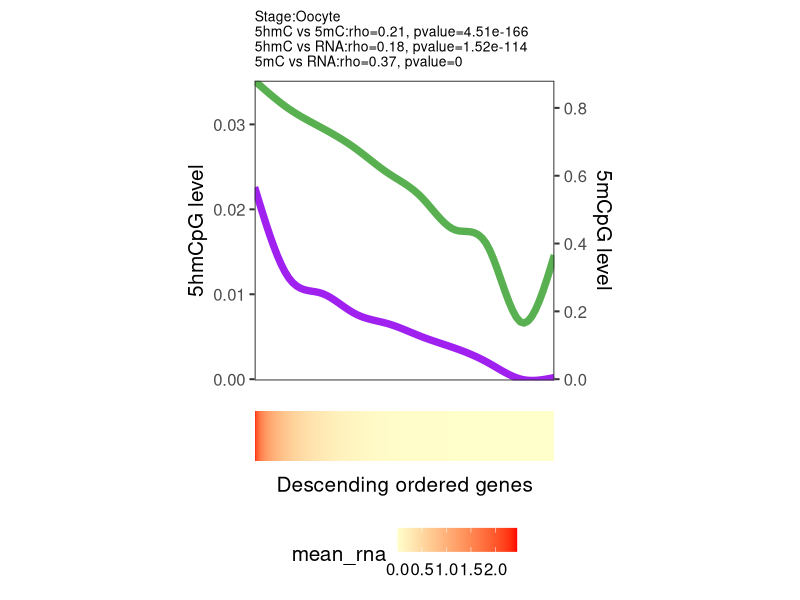
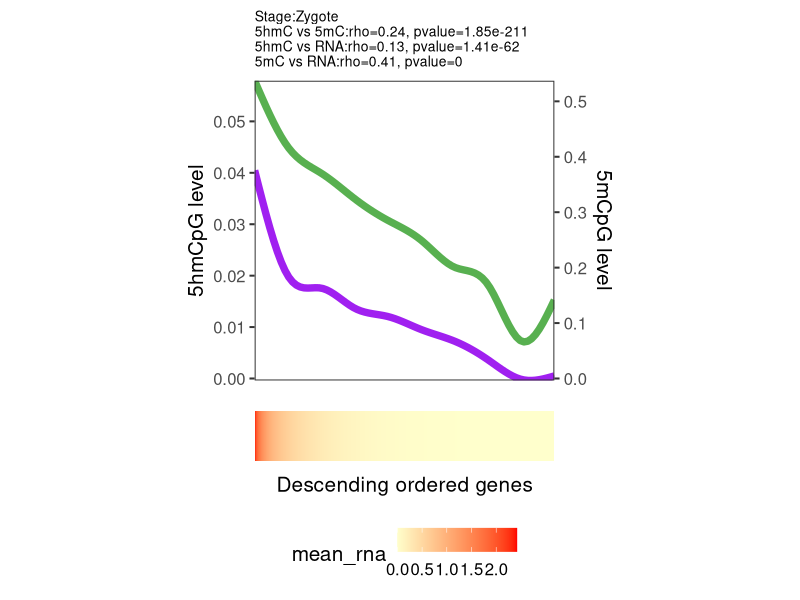
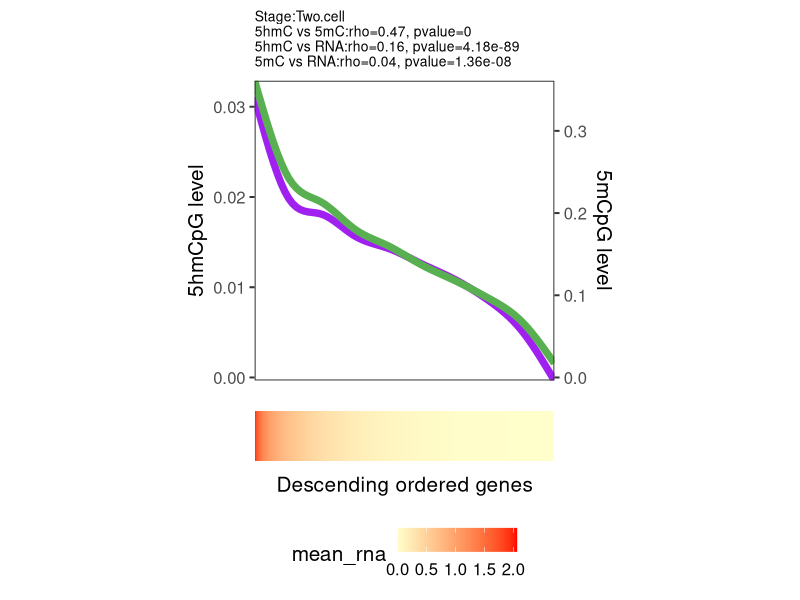
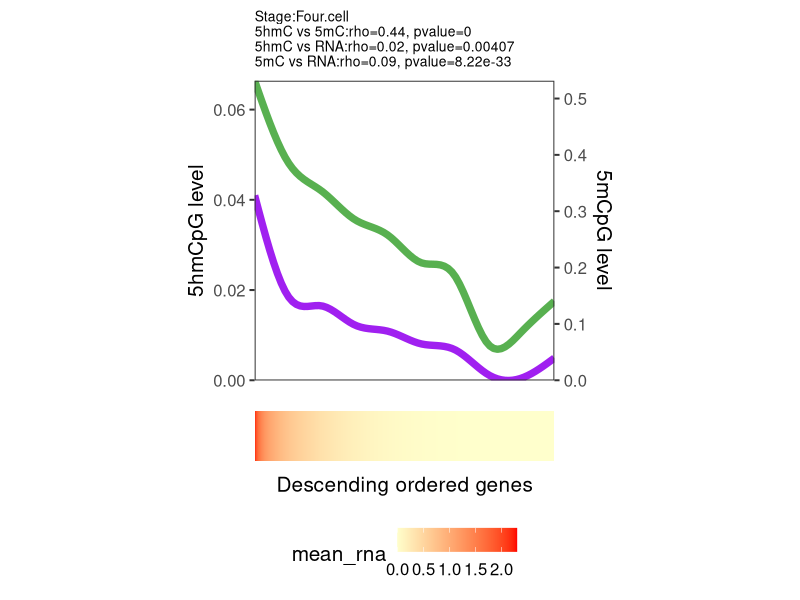
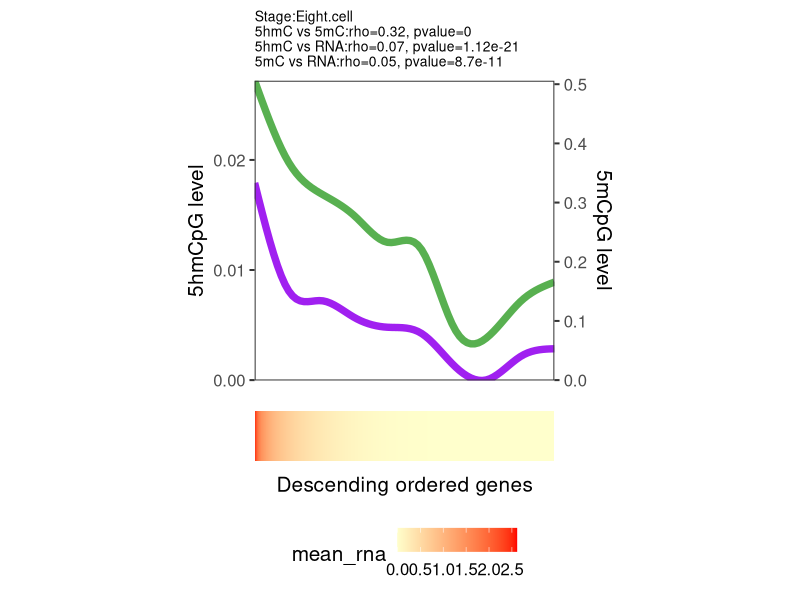
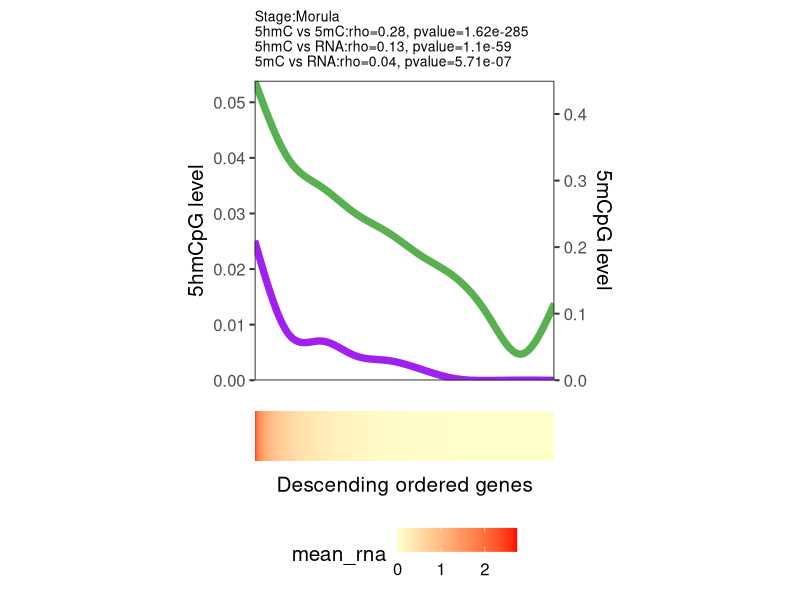
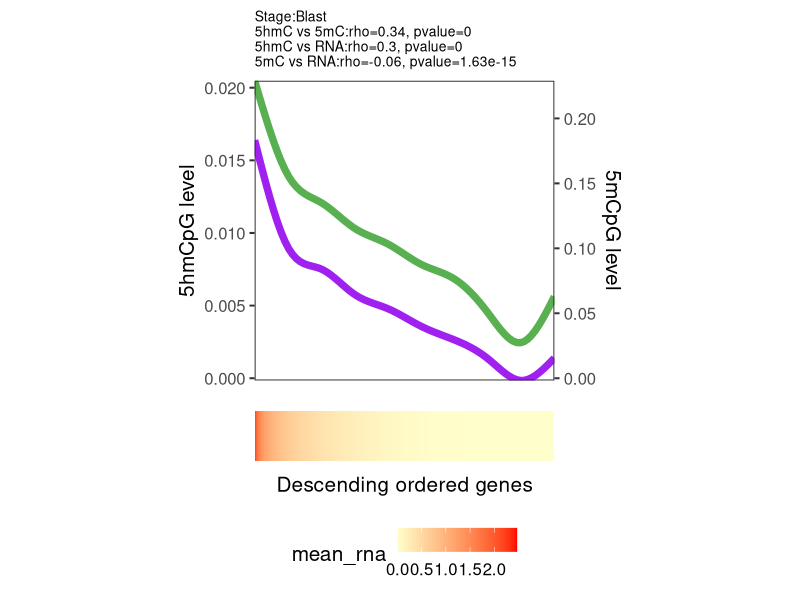
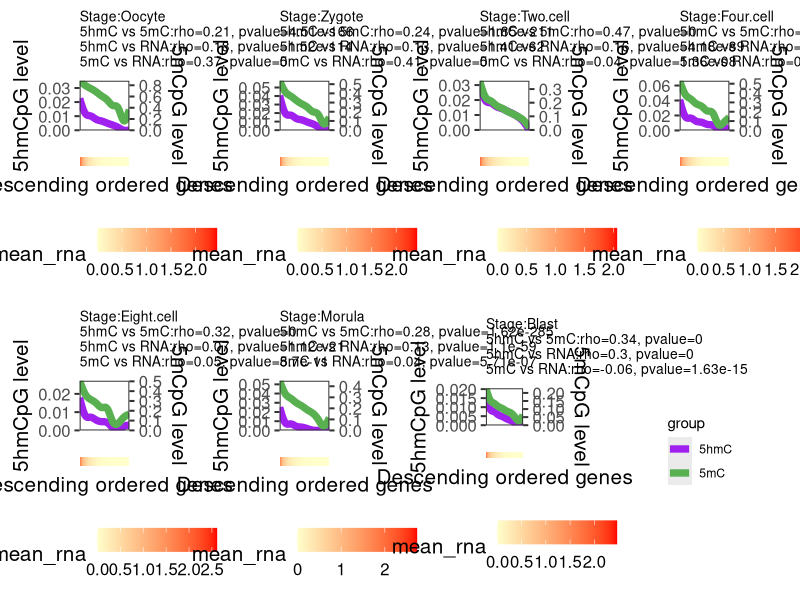

These charts were generated, in order, by the following R code:
library(scales)
library(forecast)
library(dplyr)
library(ggplot2)

mc_mtx <- read.table(
  "data/processed/mC.genebody_mtx.tsv",
  header = T, stringsAsFactors = F
)
hmc_mtx <- read.table(
  "data/processed/hmC.genebody_mtx.tsv",
  header = T, stringsAsFactors = F
)
rna_mtx <- read.table(
  "data/processed/RNA.genebody_mtx.tsv",
  header = T, stringsAsFactors = F
)

plot_df <- inner_join(
  mc_mtx, hmc_mtx,
  by = c("gene"),
  suffix = c("_mC", "_hmC")) %>%
  inner_join(
    rna_mtx %>%
      rename_with(
        .fn = function(.x) {
          paste0(.x, "_rna")},
        .cols = -c(gene)),
    by = c("gene" = "gene")
  )

stage_list <- colnames(plot_df)[grepl("_", colnames(plot_df))]
stage_list <- sapply(strsplit(stage_list, "_"), "[[", 1) %>% sort()
stage_list <- names(table(stage_list))[table(stage_list)==3]
stage_list

plot_multiomic_cor <- function(x){

  # stg <- stage_list[x]
  stg <- x

  index_mc <- order(plot_df[,paste0(stg, "_mC")])
  index_hmc <- order(plot_df[,paste0(stg, "_hmC")])
  index_rna <- order(plot_df[,paste0(stg, "_rna")])

  ## moving average
  tri_omics_df <- plot_df %>%
    mutate(
      mean_mC=ma(plot_df[index_mc,paste0(stg, "_mC")], order = 200, centre = F),
      # mean_mC=ma(plot_df[index_mc,paste0(stg, "_mC")], order = 10, centre = F),
      mean_hmC=ma(plot_df[index_hmc,paste0(stg, "_hmC")], order = 200, centre = F),
      # mean_hmC=ma(plot_df[index_hmc,paste0(stg, "_hmC")], order = 10, centre = F),
      mean_rna=ma(plot_df[index_rna,paste0(stg, "_rna")], order = 10, centre = F)
    ) %>% na.omit() %>%
    arrange(desc(mean_rna)) %>%
    mutate(rank=order(mean_rna, decreasing = T)) %>%
    mutate(coeff1=max(mean_mC)/max(mean_hmC))

  cor_res_1 <- cor.test(plot_df[,paste0(stg, "_hmC")],plot_df[,paste0(stg, "_mC")], method = "spearman")
  rho1 <- round(cor_res_1$estimate,2)
  p1 <- format(cor_res_1$p.value, digits=3)

  cor_res_2 <- cor.test(plot_df[,paste0(stg, "_hmC")],plot_df[,paste0(stg, "_rna")], method = "spearman")
  rho2 <- round(cor_res_2$estimate,2)
  p2 <- format(cor_res_2$p.value, digits=3)

  cor_res_3 <- cor.test(plot_df[,paste0(stg, "_mC")],plot_df[,paste0(stg, "_rna")], method = "spearman")
  rho3 <- round(cor_res_3$estimate,2)
  p3 <- format(cor_res_3$p.value, digits=3)

  ratio <- diff(range(tri_omics_df$rank))/diff(range(tri_omics_df$mean_mC))

  title <- paste0(
    "Stage:", stg, "\n",
    "5hmC vs 5mC:rho=",  rho1, ", pvalue=", p1, "\n",
    "5hmC vs RNA:rho=",  rho2, ", pvalue=", p2,"\n",
    "5mC vs RNA:rho=",  rho3, ", pvalue=", p3
  )

  p1 <- tri_omics_df %>%
    ggplot(aes(x=rank))+
    geom_smooth(aes(y=mean_hmC), color="#a020f0", size=2.5, se=F,span=1) + ## purple
    geom_smooth(aes(y=mean_mC/coeff1), color="#58b050", size=2.5, se=F,span=1)+ ## green
    scale_y_continuous(
      name = "5hmCpG level",
      expand = c(0,0),
      sec.axis = sec_axis(
        trans = ~. *unique(tri_omics_df$coeff1),
        name = "5mCpG level"))+
    scale_x_continuous(expand = c(0,0))+
    labs(title = title)+
    theme_bw(base_size = 15)+
    theme(panel.grid = element_blank(),
          aspect.ratio = 1,
          plot.title = element_text(hjust = 0, size=10),
          axis.ticks.x = element_blank(),
          axis.title.x = element_blank(),
          axis.text.x = element_blank())

  p2 <- tri_omics_df %>%
    ggplot(aes(x=rank, y="rna", fill=mean_rna))+
    geom_tile()+labs(y="")+
    scale_x_continuous(expand = c(0,0))+
    labs(x="Descending ordered genes")+
    # scale_fill_viridis_c()+
    scale_fill_gradient2(low = "#075AFF",mid = "#FFFFCC",high = "#FF0000")+
    theme_minimal(base_size = 15)+
    theme(panel.grid = element_blank(),
          legend.position = "bottom",
          axis.title.y = element_blank(),
          axis.text = element_blank())

  # plot_grid(p1,p2, nrow = 2,rel_heights = c(5,2))
  pl <- egg::ggarrange(p1, p2, ncol = 1, heights = c(0.8,0.2))
  # pl <- cowplot::plot_grid(p1,p2,ncol = 1, rel_heights = c(0.8,0.2), align = "hv")
  # pl
  return(pl)
}

# plot_multiomic_cor("Zygote") # test

p_list <- lapply(
  c("Oocyte",
    "Zygote",
    "Two.cell",
    "Four.cell",
    "Eight.cell",
    "Morula",
    "Blast"),
  plot_multiomic_cor
)

p <- plot_df %>%
  dplyr::select(Zygote_mC, Zygote_hmC) %>%
  reshape2::melt() %>%
  mutate(group=gsub("Zygote_", "5", variable)) %>%
  ggplot(aes(x=group, y=value, color=group)) +
  geom_line(size=2.5)+
  scale_color_manual(
    values = c("5hmC"="#a020f0", "5mC"="#58b050")
  )
legend <- cowplot::get_legend(p)
p_list[[length(p_list)+1]] <- legend

cowplot::plot_grid(plotlist = p_list, nrow = 2)

ggsave(
  "viz/Fig4A.multiomics_cor.240217.pdf",
  width = 15, height = 10
)
